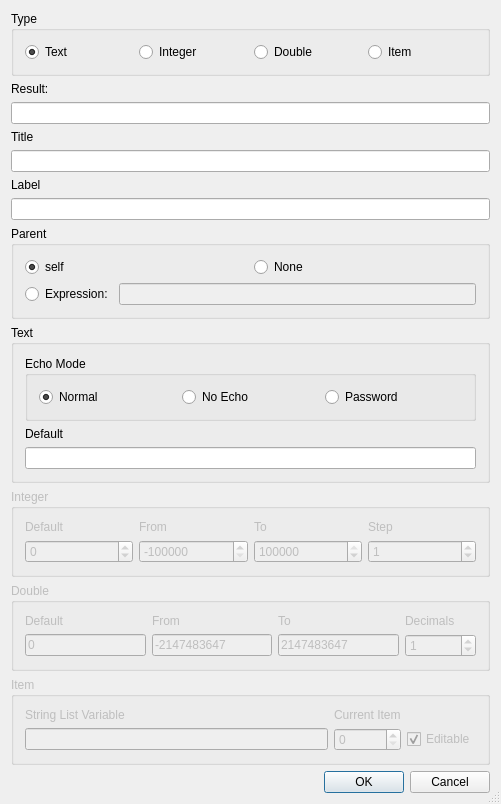
<?xml version="1.0" encoding="UTF-8"?>
<ui version="4.0">
 <class>InputDialogWizardDialog</class>
 <widget class="QDialog" name="InputDialogWizardDialog">
  <property name="geometry">
   <rect>
    <x>0</x>
    <y>0</y>
    <width>501</width>
    <height>684</height>
   </rect>
  </property>
  <property name="windowTitle">
   <string>QInputDialog Wizard</string>
  </property>
  <property name="sizeGripEnabled">
   <bool>true</bool>
  </property>
  <layout class="QVBoxLayout" name="verticalLayout">
   <item>
    <widget class="QGroupBox" name="groupBox">
     <property name="title">
      <string>Type</string>
     </property>
     <layout class="QHBoxLayout">
      <item>
       <widget class="QRadioButton" name="rText">
        <property name="text">
         <string>Text</string>
        </property>
        <property name="checked">
         <bool>true</bool>
        </property>
       </widget>
      </item>
      <item>
       <widget class="QRadioButton" name="rInteger">
        <property name="text">
         <string>Integer</string>
        </property>
       </widget>
      </item>
      <item>
       <widget class="QRadioButton" name="rDouble">
        <property name="text">
         <string>Double</string>
        </property>
       </widget>
      </item>
      <item>
       <widget class="QRadioButton" name="rItem">
        <property name="text">
         <string>Item</string>
        </property>
       </widget>
      </item>
     </layout>
    </widget>
   </item>
   <item>
    <widget class="QLabel" name="label">
     <property name="text">
      <string>Result:</string>
     </property>
    </widget>
   </item>
   <item>
    <widget class="QLineEdit" name="eResultVar">
     <property name="toolTip">
      <string>Enter the result variable name</string>
     </property>
    </widget>
   </item>
   <item>
    <widget class="QLabel" name="TextLabel1">
     <property name="text">
      <string>Title</string>
     </property>
    </widget>
   </item>
   <item>
    <widget class="QLineEdit" name="eCaption"/>
   </item>
   <item>
    <widget class="QLabel" name="TextLabel2">
     <property name="text">
      <string>Label</string>
     </property>
    </widget>
   </item>
   <item>
    <widget class="QLineEdit" name="eLabel"/>
   </item>
   <item>
    <widget class="QGroupBox" name="parentGroup">
     <property name="title">
      <string>Parent</string>
     </property>
     <layout class="QGridLayout" name="gridLayout_3">
      <item row="0" column="0">
       <widget class="QRadioButton" name="parentSelf">
        <property name="toolTip">
         <string>Select &quot;self&quot; as parent</string>
        </property>
        <property name="text">
         <string>self</string>
        </property>
        <property name="checked">
         <bool>true</bool>
        </property>
       </widget>
      </item>
      <item row="0" column="1">
       <widget class="QRadioButton" name="parentNone">
        <property name="toolTip">
         <string>Select &quot;None&quot; as parent</string>
        </property>
        <property name="text">
         <string>None</string>
        </property>
       </widget>
      </item>
      <item row="1" column="0" colspan="2">
       <layout class="QHBoxLayout" name="horizontalLayout_2">
        <item>
         <widget class="QRadioButton" name="parentOther">
          <property name="toolTip">
           <string>Select to enter a parent expression</string>
          </property>
          <property name="text">
           <string>Expression:</string>
          </property>
         </widget>
        </item>
        <item>
         <widget class="QLineEdit" name="parentEdit">
          <property name="enabled">
           <bool>false</bool>
          </property>
          <property name="toolTip">
           <string>Enter the parent expression</string>
          </property>
         </widget>
        </item>
       </layout>
      </item>
     </layout>
    </widget>
   </item>
   <item>
    <widget class="QGroupBox" name="groupBox_2">
     <property name="title">
      <string>Text</string>
     </property>
     <layout class="QVBoxLayout">
      <item>
       <widget class="QGroupBox" name="groupBox_3">
        <property name="title">
         <string>Echo Mode</string>
        </property>
        <layout class="QHBoxLayout">
         <item>
          <widget class="QRadioButton" name="rEchoNormal">
           <property name="text">
            <string>Normal</string>
           </property>
           <property name="checked">
            <bool>true</bool>
           </property>
          </widget>
         </item>
         <item>
          <widget class="QRadioButton" name="rEchoNoEcho">
           <property name="text">
            <string>No Echo</string>
           </property>
          </widget>
         </item>
         <item>
          <widget class="QRadioButton" name="rEchoPassword">
           <property name="text">
            <string>Password</string>
           </property>
          </widget>
         </item>
        </layout>
       </widget>
      </item>
      <item>
       <widget class="QLabel" name="TextLabel3">
        <property name="text">
         <string>Default</string>
        </property>
       </widget>
      </item>
      <item>
       <widget class="QLineEdit" name="eTextDefault"/>
      </item>
     </layout>
    </widget>
   </item>
   <item>
    <widget class="QGroupBox" name="groupBox_4">
     <property name="enabled">
      <bool>false</bool>
     </property>
     <property name="title">
      <string>Integer</string>
     </property>
     <layout class="QGridLayout">
      <item row="1" column="3">
       <widget class="QSpinBox" name="sIntStep">
        <property name="minimum">
         <number>-2147483647</number>
        </property>
        <property name="maximum">
         <number>2147483647</number>
        </property>
        <property name="value">
         <number>1</number>
        </property>
       </widget>
      </item>
      <item row="1" column="2">
       <widget class="QSpinBox" name="sIntTo">
        <property name="minimum">
         <number>-2147483647</number>
        </property>
        <property name="maximum">
         <number>2147483647</number>
        </property>
        <property name="value">
         <number>2147483647</number>
        </property>
       </widget>
      </item>
      <item row="1" column="1">
       <widget class="QSpinBox" name="sIntFrom">
        <property name="minimum">
         <number>-2147483647</number>
        </property>
        <property name="maximum">
         <number>2147483647</number>
        </property>
        <property name="value">
         <number>-2147483647</number>
        </property>
       </widget>
      </item>
      <item row="1" column="0">
       <widget class="QSpinBox" name="sIntDefault">
        <property name="minimum">
         <number>-2147483647</number>
        </property>
        <property name="maximum">
         <number>2147483647</number>
        </property>
       </widget>
      </item>
      <item row="0" column="3">
       <widget class="QLabel" name="TextLabel4_4">
        <property name="text">
         <string>Step</string>
        </property>
       </widget>
      </item>
      <item row="0" column="2">
       <widget class="QLabel" name="TextLabel4_3">
        <property name="text">
         <string>To</string>
        </property>
       </widget>
      </item>
      <item row="0" column="1">
       <widget class="QLabel" name="TextLabel4_2">
        <property name="text">
         <string>From</string>
        </property>
       </widget>
      </item>
      <item row="0" column="0">
       <widget class="QLabel" name="TextLabel4">
        <property name="text">
         <string>Default</string>
        </property>
       </widget>
      </item>
     </layout>
    </widget>
   </item>
   <item>
    <widget class="QGroupBox" name="groupBox_5">
     <property name="enabled">
      <bool>false</bool>
     </property>
     <property name="title">
      <string>Double</string>
     </property>
     <layout class="QGridLayout">
      <item row="1" column="3">
       <widget class="QSpinBox" name="sDoubleDecimals">
        <property name="minimum">
         <number>-2147483647</number>
        </property>
        <property name="maximum">
         <number>2147483647</number>
        </property>
        <property name="value">
         <number>1</number>
        </property>
       </widget>
      </item>
      <item row="1" column="2">
       <widget class="QLineEdit" name="eDoubleTo">
        <property name="text">
         <string>2147483647</string>
        </property>
       </widget>
      </item>
      <item row="1" column="1">
       <widget class="QLineEdit" name="eDoubleFrom">
        <property name="text">
         <string>-2147483647</string>
        </property>
       </widget>
      </item>
      <item row="1" column="0">
       <widget class="QLineEdit" name="eDoubleDefault">
        <property name="text">
         <string>0</string>
        </property>
       </widget>
      </item>
      <item row="0" column="0">
       <widget class="QLabel" name="TextLabel5">
        <property name="text">
         <string>Default</string>
        </property>
       </widget>
      </item>
      <item row="0" column="1">
       <widget class="QLabel" name="TextLabel6">
        <property name="text">
         <string>From</string>
        </property>
       </widget>
      </item>
      <item row="0" column="2">
       <widget class="QLabel" name="TextLabel7">
        <property name="text">
         <string>To</string>
        </property>
       </widget>
      </item>
      <item row="0" column="3">
       <widget class="QLabel" name="TextLabel8">
        <property name="text">
         <string>Decimals</string>
        </property>
       </widget>
      </item>
     </layout>
    </widget>
   </item>
   <item>
    <widget class="QGroupBox" name="groupBox_6">
     <property name="enabled">
      <bool>false</bool>
     </property>
     <property name="title">
      <string>Item</string>
     </property>
     <layout class="QGridLayout">
      <item row="1" column="2">
       <widget class="QCheckBox" name="cEditable">
        <property name="text">
         <string>Editable</string>
        </property>
        <property name="checked">
         <bool>true</bool>
        </property>
       </widget>
      </item>
      <item row="1" column="1">
       <widget class="QSpinBox" name="sCurrentItem"/>
      </item>
      <item row="1" column="0">
       <widget class="QLineEdit" name="eVariable"/>
      </item>
      <item row="0" column="1">
       <widget class="QLabel" name="TextLabel10">
        <property name="text">
         <string>Current Item</string>
        </property>
       </widget>
      </item>
      <item row="0" column="0">
       <widget class="QLabel" name="TextLabel9">
        <property name="text">
         <string>String List Variable</string>
        </property>
       </widget>
      </item>
     </layout>
    </widget>
   </item>
   <item>
    <widget class="QDialogButtonBox" name="buttonBox">
     <property name="orientation">
      <enum>Qt::Horizontal</enum>
     </property>
     <property name="standardButtons">
      <set>QDialogButtonBox::Cancel|QDialogButtonBox::Ok</set>
     </property>
    </widget>
   </item>
  </layout>
 </widget>
 <layoutdefault spacing="6" margin="11"/>
 <pixmapfunction>qPixmapFromMimeSource</pixmapfunction>
 <tabstops>
  <tabstop>rText</tabstop>
  <tabstop>rInteger</tabstop>
  <tabstop>rDouble</tabstop>
  <tabstop>rItem</tabstop>
  <tabstop>eResultVar</tabstop>
  <tabstop>eCaption</tabstop>
  <tabstop>eLabel</tabstop>
  <tabstop>parentSelf</tabstop>
  <tabstop>parentNone</tabstop>
  <tabstop>parentOther</tabstop>
  <tabstop>parentEdit</tabstop>
  <tabstop>rEchoNormal</tabstop>
  <tabstop>rEchoNoEcho</tabstop>
  <tabstop>rEchoPassword</tabstop>
  <tabstop>eTextDefault</tabstop>
  <tabstop>sIntDefault</tabstop>
  <tabstop>sIntFrom</tabstop>
  <tabstop>sIntTo</tabstop>
  <tabstop>sIntStep</tabstop>
  <tabstop>eDoubleDefault</tabstop>
  <tabstop>eDoubleFrom</tabstop>
  <tabstop>eDoubleTo</tabstop>
  <tabstop>sDoubleDecimals</tabstop>
  <tabstop>eVariable</tabstop>
  <tabstop>sCurrentItem</tabstop>
  <tabstop>cEditable</tabstop>
  <tabstop>buttonBox</tabstop>
 </tabstops>
 <resources/>
 <connections>
  <connection>
   <sender>rText</sender>
   <signal>toggled(bool)</signal>
   <receiver>groupBox_2</receiver>
   <slot>setEnabled(bool)</slot>
   <hints>
    <hint type="sourcelabel">
     <x>74</x>
     <y>48</y>
    </hint>
    <hint type="destinationlabel">
     <x>39</x>
     <y>411</y>
    </hint>
   </hints>
  </connection>
  <connection>
   <sender>rInteger</sender>
   <signal>toggled(bool)</signal>
   <receiver>groupBox_4</receiver>
   <slot>setEnabled(bool)</slot>
   <hints>
    <hint type="sourcelabel">
     <x>247</x>
     <y>48</y>
    </hint>
    <hint type="destinationlabel">
     <x>178</x>
     <y>489</y>
    </hint>
   </hints>
  </connection>
  <connection>
   <sender>rDouble</sender>
   <signal>toggled(bool)</signal>
   <receiver>groupBox_5</receiver>
   <slot>setEnabled(bool)</slot>
   <hints>
    <hint type="sourcelabel">
     <x>364</x>
     <y>48</y>
    </hint>
    <hint type="destinationlabel">
     <x>283</x>
     <y>567</y>
    </hint>
   </hints>
  </connection>
  <connection>
   <sender>rItem</sender>
   <signal>toggled(bool)</signal>
   <receiver>groupBox_6</receiver>
   <slot>setEnabled(bool)</slot>
   <hints>
    <hint type="sourcelabel">
     <x>481</x>
     <y>48</y>
    </hint>
    <hint type="destinationlabel">
     <x>448</x>
     <y>645</y>
    </hint>
   </hints>
  </connection>
  <connection>
   <sender>buttonBox</sender>
   <signal>accepted()</signal>
   <receiver>InputDialogWizardDialog</receiver>
   <slot>accept()</slot>
   <hints>
    <hint type="sourcelabel">
     <x>34</x>
     <y>674</y>
    </hint>
    <hint type="destinationlabel">
     <x>25</x>
     <y>622</y>
    </hint>
   </hints>
  </connection>
  <connection>
   <sender>buttonBox</sender>
   <signal>rejected()</signal>
   <receiver>InputDialogWizardDialog</receiver>
   <slot>reject()</slot>
   <hints>
    <hint type="sourcelabel">
     <x>120</x>
     <y>674</y>
    </hint>
    <hint type="destinationlabel">
     <x>111</x>
     <y>621</y>
    </hint>
   </hints>
  </connection>
  <connection>
   <sender>parentOther</sender>
   <signal>toggled(bool)</signal>
   <receiver>parentEdit</receiver>
   <slot>setEnabled(bool)</slot>
   <hints>
    <hint type="sourcelabel">
     <x>81</x>
     <y>253</y>
    </hint>
    <hint type="destinationlabel">
     <x>124</x>
     <y>260</y>
    </hint>
   </hints>
  </connection>
 </connections>
</ui>
